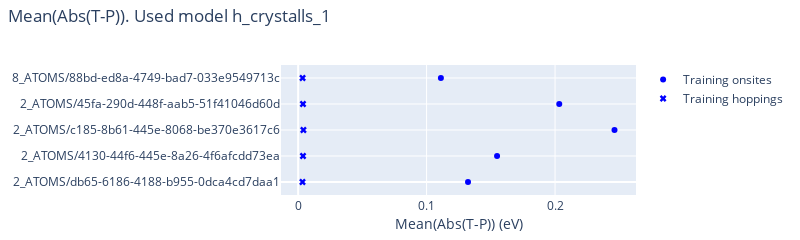
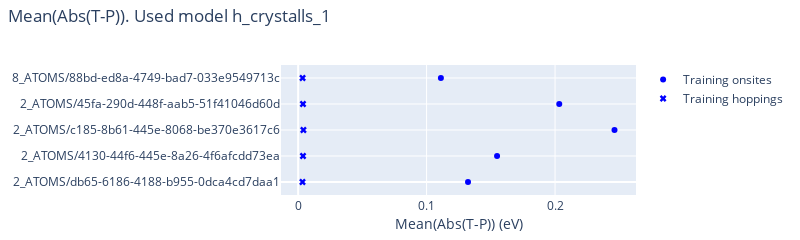

Here is the notebook cell these charts were saved with, in order:
### Markdown cell above
All try

### Code cell
# Separate on-sites from hoppings:
labels_train = [path.parts[-2][14:] +"/"+ path.parts[-1] for path in train_paths]
labels_val = [path.parts[-2][14:] +"/"+ path.parts[-1] for path in val_paths]

# Mean of only the on-sites
splits = [train_data, val_data]
split_paths = (train_paths, val_paths)


splits_absmean_onsites = ([], [])
splits_absmean_hops = ([], [])
splits_absstd_onsites = ([], [])
splits_absstd_hops = ([], [])
# For each split (train, val)
for k in range(len(splits)):
    if k != 0:
        break
    true_matrices = splits[k][0]
    pred_matrices = splits[k][1]
    n_matrices = len(true_matrices)

    # For each matrix
    onsite_values = []
    hopping_values = []
    for i in tqdm(range(n_matrices)):
        if i == 5:
            break

        diff_matrix = (true_matrices[i] - pred_matrices[i]).tocoo()

        # Compute labels for each nnz element
        path = Path("../") / split_paths[k][i]
        geometry = sisl.get_sile(path / "aiida.fdf").read_geometry()
        for j in range(len(diff_matrix.data)):
            row = diff_matrix.row[j]
            col = diff_matrix.col[j]
            orb_in = orbitals[col % n_orbs]
            orb_out = orbitals[row % n_orbs]
            isc = str(geometry.o2isc(col))

            # Join altogether
            label = ''.join([orb_in, " -> ", orb_out, " ", isc])

            # Store
            if isc == '[0 0 0]' and row == col:
                onsite_values.append(diff_matrix.data[j])
            else:
                hopping_values.append(diff_matrix.data[j])

        # Store the result for each matrix
        splits_absmean_onsites[k].append(np.mean(np.abs(onsite_values)))
        splits_absmean_hops[k].append(np.mean(np.abs(hopping_values)))
        splits_absstd_onsites[k].append(np.std(np.abs(onsite_values)))
        splits_absstd_hops[k].append(np.std(np.abs(hopping_values)))
        

# Plot the results
values_train_onsites = splits_absmean_onsites[0]
values_val_onsites = splits_absmean_onsites[1]
values_train_hops = splits_absmean_hops[0]
values_val_hops = splits_absmean_hops[1]
filepath= savedir / "alldataset_absmean.html"
title = f"Mean(Abs(T-P)). Used model {model_dir.parts[-1]}"
title_x="Mean(Abs(T-P)) (eV)"
plot_alldataset_struct_vs_scalar_onsites_hoppings(
    title, title_x,
    values_train_onsite=values_train_onsites, values_train_hop=values_train_hops, labels_train=labels_train[:5], n_train_samples=len(values_train_onsites),
    values_val_onsite=values_val_onsites, values_val_hop=values_val_hops, labels_val=labels_val[:5], n_val_samples=len(values_val_onsites),
    filepath=None
)

### Figure 1 — Plotly figure (JSON) as saved in the notebook; plotly's stock layout.template omitted (floating-point values rounded to 4 significant figures)
{"data": [{"marker": {"color": "blue", "size": 6, "symbol": "0"}, "mode": "markers", "name": "Training onsites", "showlegend": true, "type": "scatter", "x": [0.1323, 0.1549, 0.2463, 0.2033, 0.1111], "y": [0, 1, 2, 3, 4]}, {"marker": {"color": "blue", "size": 6, "symbol": "x"}, "mode": "markers", "name": "Training hoppings", "showlegend": true, "type": "scatter", "x": [0.003392, 0.003784, 0.00409, 0.003759, 0.00346], "y": [0, 1, 2, 3, 4]}], "layout": {"height": 175, "margin": {"b": 45, "l": 40, "r": 20, "t": 65}, "title": {"pad": {"t": 10}, "text": "Mean(Abs(T-P)). Used model h_crystalls_1", "x": 0.01, "xanchor": "left", "y": 1, "yanchor": "top"}, "width": 800, "xaxis": {"exponentformat": "power", "mirror": "all", "showexponent": "all", "showline": true, "side": "bottom", "title": {"standoff": 0, "text": "Mean(Abs(T-P)) (eV)"}}, "yaxis": {"autorange": false, "range": [-0.5, 4.5], "tickmode": "array", "ticktext": ["2_ATOMS/db65-6186-4188-b955-0dca4cd7daa1", "2_ATOMS/4130-44f6-445e-8a26-4f6afcdd73ea", "2_ATOMS/c185-8b61-445e-8068-be370e3617c6", "2_ATOMS/45fa-290d-448f-aab5-51f41046d60d", "8_ATOMS/88bd-ed8a-4749-bad7-033e9549713c"], "tickvals": [0, 1, 2, 3, 4]}}}

### Figure 2 — Plotly figure (JSON) as saved in the notebook; plotly's stock layout.template omitted (floating-point values rounded to 4 significant figures)
{"data": [{"marker": {"color": "blue", "size": 6, "symbol": "0"}, "mode": "markers", "name": "Training onsites", "showlegend": true, "type": "scatter", "x": [0.1323, 0.1549, 0.2463, 0.2033, 0.1111], "y": [0, 1, 2, 3, 4]}, {"marker": {"color": "blue", "size": 6, "symbol": "x"}, "mode": "markers", "name": "Training hoppings", "showlegend": true, "type": "scatter", "x": [0.003392, 0.003784, 0.00409, 0.003759, 0.00346], "y": [0, 1, 2, 3, 4]}], "layout": {"height": 175, "margin": {"b": 45, "l": 40, "r": 20, "t": 65}, "title": {"pad": {"t": 10}, "text": "Mean(Abs(T-P)). Used model h_crystalls_1", "x": 0.01, "xanchor": "left", "y": 1, "yanchor": "top"}, "width": 800, "xaxis": {"exponentformat": "power", "mirror": "all", "showexponent": "all", "showline": true, "side": "bottom", "title": {"standoff": 0, "text": "Mean(Abs(T-P)) (eV)"}}, "yaxis": {"autorange": false, "range": [-0.5, 4.5], "tickmode": "array", "ticktext": ["2_ATOMS/db65-6186-4188-b955-0dca4cd7daa1", "2_ATOMS/4130-44f6-445e-8a26-4f6afcdd73ea", "2_ATOMS/c185-8b61-445e-8068-be370e3617c6", "2_ATOMS/45fa-290d-448f-aab5-51f41046d60d", "8_ATOMS/88bd-ed8a-4749-bad7-033e9549713c"], "tickvals": [0, 1, 2, 3, 4]}}}
